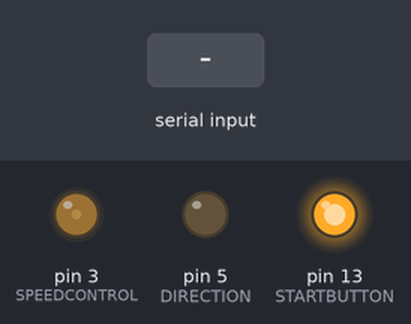
The sketch below on a simulated Arduino Uno, built with avr-gcc and run on an emulated ATmega328P. On the bench: output pins drawn as LEDs (lit = HIGH). The test bench sets the inputs (shaded band).

Above: at 1.2 s.
1.3 s: "F" received over Serial
At 2.7 s:
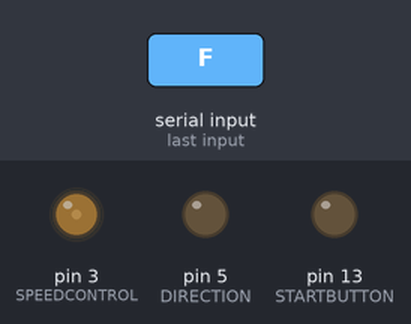
3.8 s: "R" received over Serial
At 5.7 s:
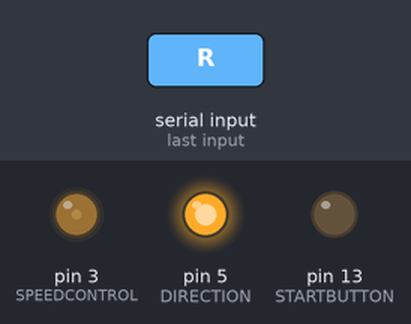
6.3 s: "S" received over Serial
At 7.6 s:
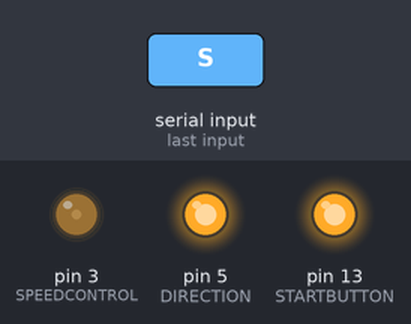
Timing chart, 0 to 9.3 s (numbered marks = the images above; inputs shaded):
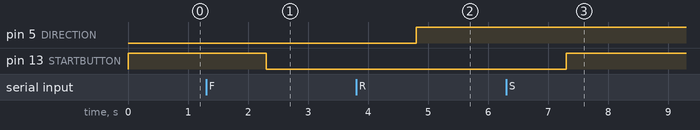

Measured:
- after the input at 1.3 s, pin 13 (STARTBUTTON): HIGH → LOW after 1.0 s
- after the input at 3.8 s, pin 5 (DIRECTION): LOW → HIGH after 1.0 s
- after the input at 6.3 s, pin 13 (STARTBUTTON): LOW → HIGH after 1.0 s

The sketch:

conveyor_startstop.ino
```cpp
#include <ros.h>
// ROS Master needs to have a topic "ready" and must send it either "F" or "R"

# define STARTBUTTON 13
# define DIRECTION 5
# define SPEEDCONTROL 3
# define SPEED 43

//using factory max rpm: 500, since speed control : 0-5V, 1V ~ 500rpm


void setup() {
  pinMode(STARTBUTTON, OUTPUT);
  pinMode(DIRECTION, OUTPUT);
  pinMode(SPEEDCONTROL, OUTPUT);

  Serial.begin(9600);
  digitalWrite(STARTBUTTON, HIGH);
  analogWrite(SPEEDCONTROL, SPEED);
}

int global_direction = 0;

void loop() {
  if (Serial.available() > 0) {
    char data = Serial.readString().charAt(0);
    switch(data) {
      case 'F': global_direction = 1;
                break;
      case 'R': global_direction = -1;
                break;
      case 'S': global_direction = 0;
                break;
    }
    if (global_direction == 1) {
      digitalWrite(DIRECTION, LOW);
    } else if (global_direction == -1) {
      digitalWrite(DIRECTION, HIGH);
    }
    int32_t state = ((global_direction == 1) || (global_direction == -1)) ? LOW : HIGH;
    digitalWrite(STARTBUTTON, state);
    Serial.flush();
  }
}
```
